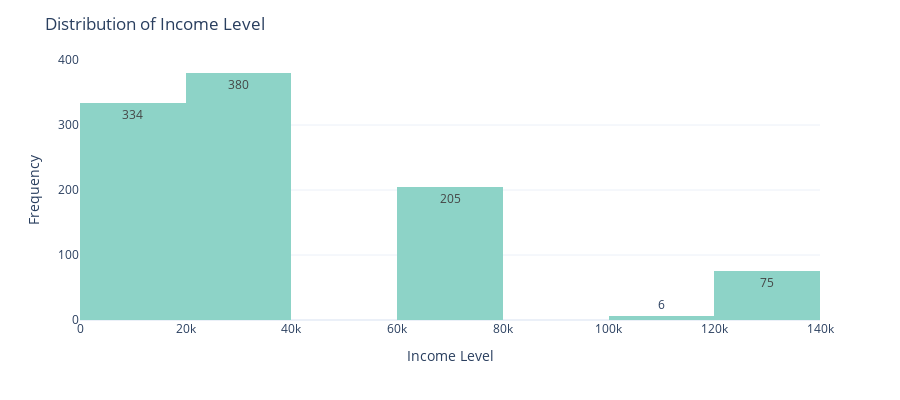

This figure's notebook cell:
### Code cell
# Distribution of the Income Level Column
income_counts = warren_df['Income Level'].value_counts()

fig = px.histogram(
    warren_df, 
    x='Income Level', 
    nbins=10, 
    color_discrete_sequence=px.colors.qualitative.Set3,
    text_auto=True
)

fig.update_layout(
    title='Distribution of Income Level',
    xaxis_title='Income Level',
    yaxis_title='Frequency',
    template='plotly_white',
    width=900,
    height=400
)

fig.show()

### Figure 1 — Plotly figure (JSON) as saved in the notebook; plotly's stock layout.template omitted (floating-point values rounded to 4 significant figures; data arrays with more than 128 entries replaced by an {"elided": "..."} marker saying what was removed)
{"data": [{"bingroup": "x", "hovertemplate": "Income Level=%{x}<br>count=%{y}<extra></extra>", "legendgroup": "", "marker": {"color": "rgb(141,211,199)", "pattern": {"shape": ""}}, "name": "", "nbinsx": 10, "orientation": "v", "showlegend": false, "texttemplate": "%{value}", "type": "histogram", "x": {"elided": "1000 float values"}, "xaxis": "x", "yaxis": "y"}], "layout": {"barmode": "relative", "height": 400, "legend": {"tracegroupgap": 0}, "margin": {"t": 60}, "title": {"text": "Distribution of Income Level"}, "width": 900, "xaxis": {"anchor": "y", "domain": [0, 1], "title": {"text": "Income Level"}}, "yaxis": {"anchor": "x", "domain": [0, 1], "title": {"text": "Frequency"}}}}
